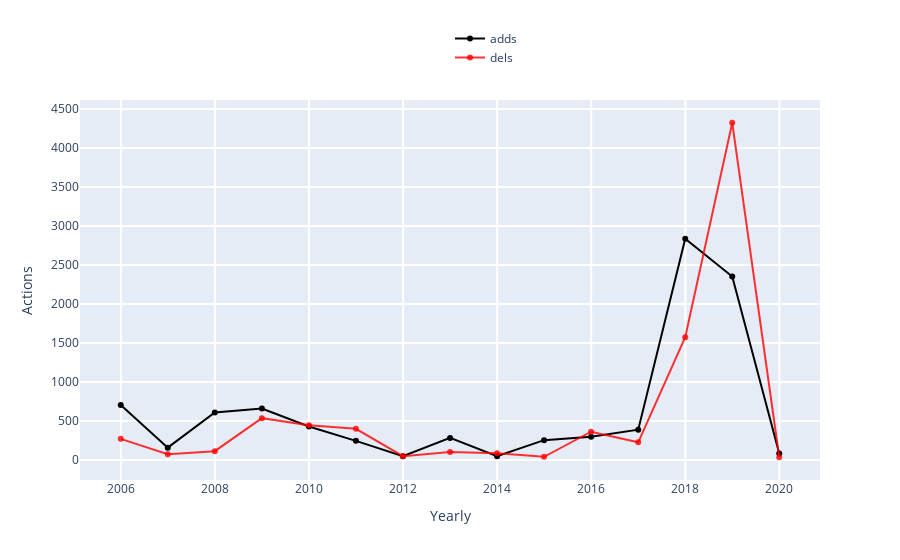

The notebook cell this image was saved under:
### Code cell
### ----------------------------------------------------------------------------------- ###
### TRY YOURSELF! THIS IS WHAT WILL HAPPEN WHEN YOU CLICK 'Show Actions Details' BUTTON ###
### ----------------------------------------------------------------------------------- ###

## This is the page you used ##
print('The page that is being used:', the_page['title'])

## Continue to use our data from A.1; first convert the date to the type datetime ##
total_actions['year_month'] = pd.to_datetime(total_actions['year_month'])

## visualization, core visual code lies in ActionsListener, then the interact function    ##
## make it interactive, mode details see:                                                 ##
## https://github.com/gesiscss/wikiwho_demo/blob/master/visualization/actions_listener.py ##

# Define a ActionsListener instance
actions_listener = ActionsListener(total_actions)

# Which types do those actions have?
actions_types = (total_actions.columns[4:16]).values.tolist()

# Visualization: try yourself by coding!
begin_date = date(2002, 3, 1)
end_date = date(2019, 4, 1)
editor_name = 'All'
frequency = 'Yearly' # 'Monthly'
black_line = 'adds' # Choose one from 'actions_types'. Note that 'black_line doesn't have 'None' option but others have.
red_line = 'dels'
blue_line = 'None'
green_line = 'None'

actions_listener.listen(
    _range = (begin_date, end_date),
    editor = editor_name,
    granularity = frequency,
    black = black_line,
    red = red_line,
    blue = blue_line,
    green = green_line
)

### Figure 1 — Plotly figure (JSON) as saved in the notebook; plotly's stock layout.template omitted (floating-point values rounded to 4 significant figures)
{"data": [{"marker": {"color": "rgba(0, 0, 0, 1)"}, "name": "adds", "type": "scatter", "x": ["2005-12-31T00:00:00", "2006-12-31T00:00:00", "2007-12-31T00:00:00", "2008-12-31T00:00:00", "2009-12-31T00:00:00", "2010-12-31T00:00:00", "2011-12-31T00:00:00", "2012-12-31T00:00:00", "2013-12-31T00:00:00", "2014-12-31T00:00:00", "2015-12-31T00:00:00", "2016-12-31T00:00:00", "2017-12-31T00:00:00", "2018-12-31T00:00:00", "2019-12-31T00:00:00"], "y": [705, 158, 608, 659, 430, 245, 49, 283, 48, 254, 298, 388, 2836, 2351, 84]}, {"marker": {"color": "rgba(255, 0, 0, .8)"}, "name": "dels", "type": "scatter", "x": ["2005-12-31T00:00:00", "2006-12-31T00:00:00", "2007-12-31T00:00:00", "2008-12-31T00:00:00", "2009-12-31T00:00:00", "2010-12-31T00:00:00", "2011-12-31T00:00:00", "2012-12-31T00:00:00", "2013-12-31T00:00:00", "2014-12-31T00:00:00", "2015-12-31T00:00:00", "2016-12-31T00:00:00", "2017-12-31T00:00:00", "2018-12-31T00:00:00", "2019-12-31T00:00:00"], "y": [271, 74, 113, 536, 444, 399, 49, 103, 86, 41, 362, 226, 1573, 4323, 35]}], "layout": {"barmode": "group", "hovermode": "closest", "legend": {"x": 0.5, "y": 1.2}, "showlegend": true, "xaxis": {"gridwidth": 2, "ticklen": 5, "title": {"text": "Yearly"}, "zeroline": true}, "yaxis": {"gridwidth": 2, "ticklen": 5, "title": {"text": "Actions"}}}}
